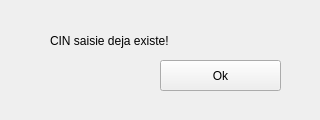
<?xml version="1.0" encoding="UTF-8"?>
<ui version="4.0">
 <class>Form</class>
 <widget class="QWidget" name="Form">
  <property name="geometry">
   <rect>
    <x>0</x>
    <y>0</y>
    <width>320</width>
    <height>120</height>
   </rect>
  </property>
  <property name="minimumSize">
   <size>
    <width>320</width>
    <height>120</height>
   </size>
  </property>
  <property name="maximumSize">
   <size>
    <width>320</width>
    <height>120</height>
   </size>
  </property>
  <property name="windowTitle">
   <string>Alerte</string>
  </property>
  <widget class="QLabel" name="label">
   <property name="geometry">
    <rect>
     <x>50</x>
     <y>20</y>
     <width>131</width>
     <height>41</height>
    </rect>
   </property>
   <property name="text">
    <string>CIN saisie deja existe!</string>
   </property>
  </widget>
  <widget class="QPushButton" name="ok">
   <property name="geometry">
    <rect>
     <x>160</x>
     <y>60</y>
     <width>121</width>
     <height>31</height>
    </rect>
   </property>
   <property name="cursor">
    <cursorShape>PointingHandCursor</cursorShape>
   </property>
   <property name="text">
    <string>Ok</string>
   </property>
  </widget>
 </widget>
 <resources/>
 <connections/>
</ui>
